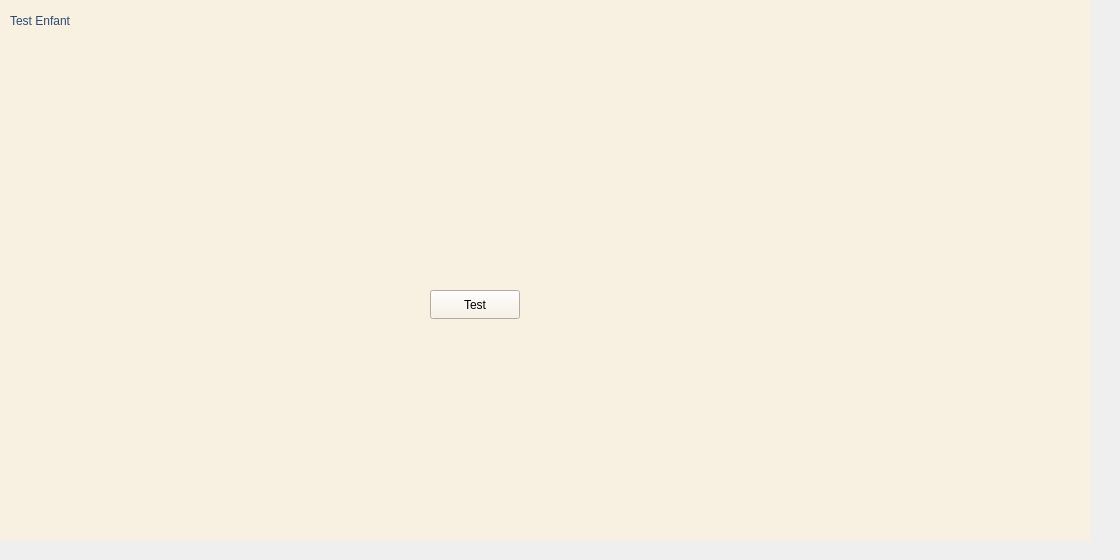
       <widget class="QWidget" name="tab_4">
        <attribute name="title">
         <string>Test Enfant</string>
        </attribute>
        <widget class="QWidget" name="widget_6" native="true">
         <property name="geometry">
          <rect>
           <x>-20</x>
           <y>-10</y>
           <width>1111</width>
           <height>551</height>
          </rect>
         </property>
         <property name="styleSheet">
          <string notr="true">background-color: rgb(248, 240, 224);</string>
         </property>
         <widget class="QLabel" name="label_17">
          <property name="geometry">
           <rect>
            <x>30</x>
            <y>10</y>
            <width>441</width>
            <height>41</height>
           </rect>
          </property>
          <property name="styleSheet">
           <string notr="true">font: 700 16pt &quot;Segoe UI&quot;;
color: rgb(44, 75, 116);
background-color: rgb(248, 240, 224);</string>
          </property>
          <property name="text">
           <string>Test Enfant</string>
          </property>
         </widget>
         <widget class="QLabel" name="label_18">
          <property name="geometry">
           <rect>
            <x>60</x>
            <y>380</y>
            <width>231</width>
            <height>20</height>
           </rect>
          </property>
          <property name="text">
           <string/>
          </property>
         </widget>
         <widget class="QLabel" name="label_16">
          <property name="geometry">
           <rect>
            <x>910</x>
            <y>20</y>
            <width>141</width>
            <height>91</height>
           </rect>
          </property>
          <property name="text">
           <string/>
          </property>
          <property name="pixmap">
           <pixmap>../../Bureau/Capture d'écran 2025-10-02 202914.png</pixmap>
          </property>
          <property name="scaledContents">
           <bool>true</bool>
          </property>
         </widget>
         <widget class="QPushButton" name="pushButton_8">
          <property name="geometry">
           <rect>
            <x>450</x>
            <y>300</y>
            <width>90</width>
            <height>29</height>
           </rect>
          </property>
          <property name="text">
           <string>Test</string>
          </property>
         </widget>
        </widget>
       </widget>
